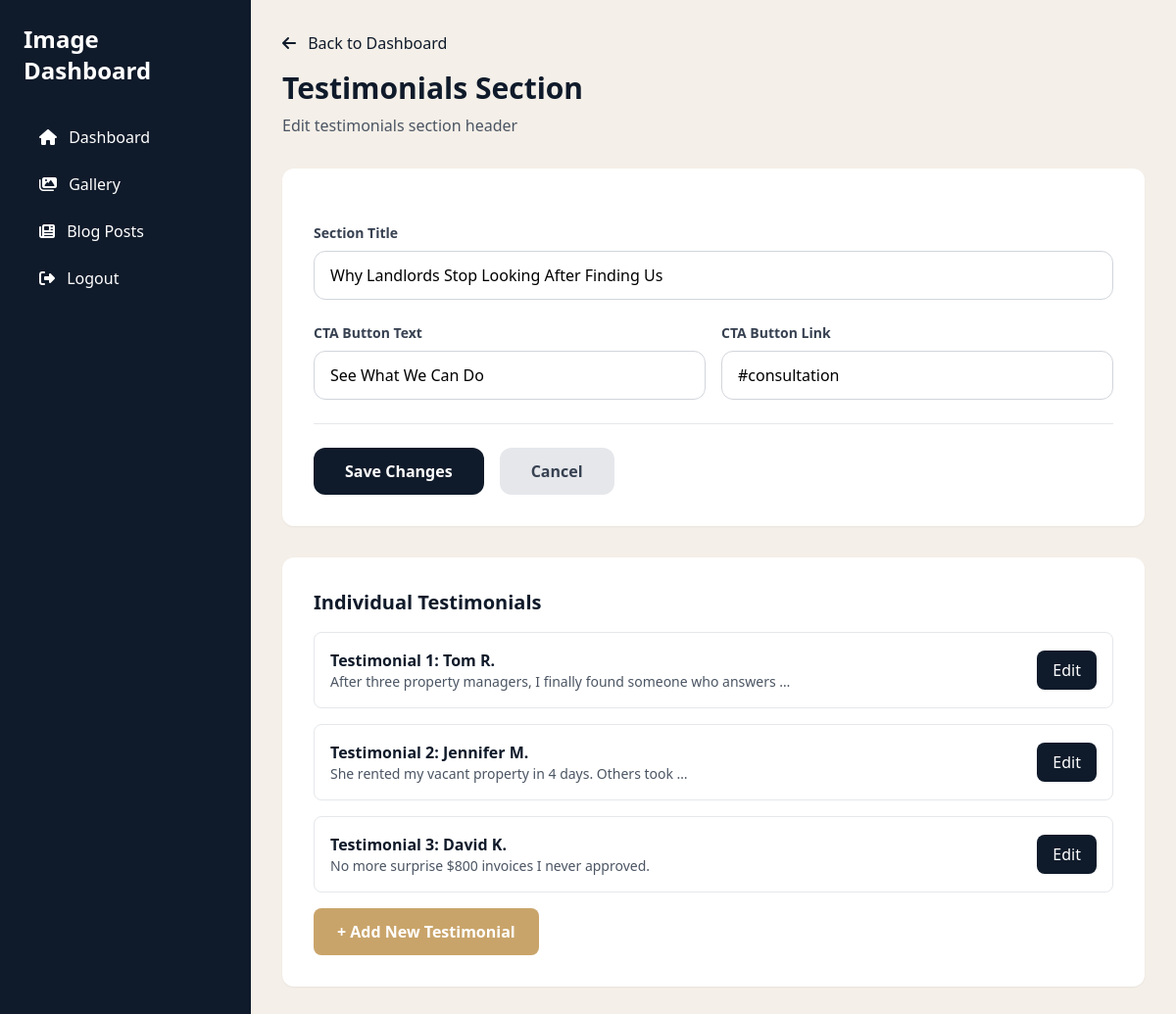
Page /dashboard/testimonials/ (signed in) on the earlier database version.
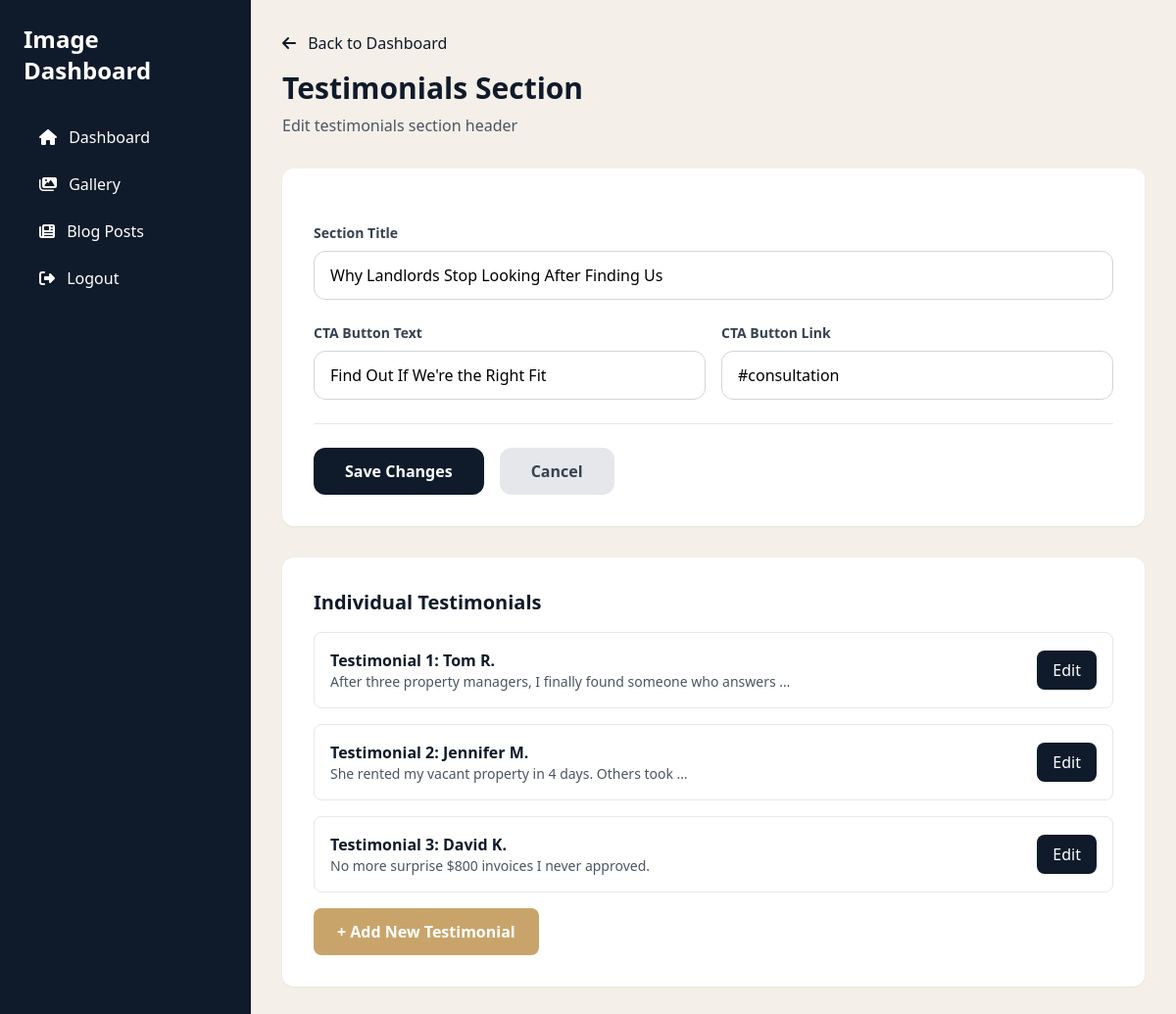
Same page on the later database version.
### myApp/models.py (models this page shows, shortened)
class TestimonialsSection(models.Model):
    title = models.CharField(max_length=200, default="Why Landlords Stop Looking After Finding Us")
    cta_text = models.CharField(max_length=100, default="Find Out If We're the Right Fit")
    cta_link = models.CharField(max_length=200, default="#consultation")
    updated_at = models.DateTimeField(auto_now=True)
    class Meta:
        verbose_name = "Testimonials Section"
        verbose_name_plural = "Testimonials Section"
    @classmethod
    def get_instance(cls):
        obj, created = cls.objects.get_or_create(pk=1)
        return obj

### myApp/dashboard_views.py (the view)
# urls.py: path('testimonials/', dashboard_views.testimonials_edit, name='testimonials_edit'),
@login_required
def testimonials_edit(request):
    testimonials_section = TestimonialsSection.get_instance()
    testimonials = Testimonial.objects.all().order_by('testimonial_number')
    if request.method == 'POST':
        testimonials_section.title = request.POST.get('title', '')
        testimonials_section.cta_text = request.POST.get('cta_text', 'See What We Can Do')
        testimonials_section.cta_link = request.POST.get('cta_link', '#consultation')
        testimonials_section.save()
        return redirect('dashboard:index')
    return render(request, 'myApp/dashboard/testimonials_edit.html', {
        'testimonials_section': testimonials_section,
        'testimonials': testimonials
    })

### myApp/templates/myApp/dashboard/testimonials_edit.html (shortened to what this page needs)
{% extends "myApp/dashboard/base.html" %}
{% load static %}
{% block content %}
<div class="mb-8">
    <a href="{% url 'dashboard:index' %}" class="text-navy hover:underline mb-4 inline-block">
        <i class="fas fa-arrow-left mr-2"></i> Back to Dashboard
    </a>
    <h2 class="text-3xl font-bold text-navy mb-2">Testimonials Section</h2>
    <p class="text-gray-600">Edit testimonials section header</p>
</div>
<form method="post" class="bg-white rounded-xl shadow-sm p-8 space-y-6">
    <div>
        <label class="block text-sm font-semibold text-gray-700 mb-2">Section Title</label>
        <input type="text" name="title" value="{{ testimonials_section.title|default:'' }}"
               placeholder="Why Landlords Stop Looking After Finding Us"
               class="w-full px-4 py-3 border border-gray-300 rounded-xl focus:border-navy focus:outline-none focus:ring-2 focus:ring-navy/20">
    </div>
    <div class="grid grid-cols-2 gap-4">
        <div>
            <label class="block text-sm font-semibold text-gray-700 mb-2">CTA Button Text</label>
            <input type="text" name="cta_text" value="{{ testimonials_section.cta_text|default:'See What We Can Do' }}"
                   class="w-full px-4 py-3 border border-gray-300 rounded-xl focus:border-navy focus:outline-none focus:ring-2 focus:ring-navy/20">
        </div>
        <div>
            <label class="block text-sm font-semibold text-gray-700 mb-2">CTA Button Link</label>
            <input type="text" name="cta_link" value="{{ testimonials_section.cta_link|default:'#consultation' }}"
                   class="w-full px-4 py-3 border border-gray-300 rounded-xl focus:border-navy focus:outline-none focus:ring-2 focus:ring-navy/20">
        </div>
    </div>
    <div class="flex gap-4 pt-6 border-t">
        <button type="submit" class="bg-navy text-white px-8 py-3 rounded-xl font-semibold hover:bg-navy/90 transition">
            Save Changes
        </button>
        <a href="{% url 'dashboard:index' %}" class="bg-gray-200 text-gray-700 px-8 py-3 rounded-xl font-semibold hover:bg-gray-300 transition">
            Cancel
        </a>
    </div>
</form>
<div class="mt-8 bg-white rounded-xl shadow-sm p-8">
    <h3 class="text-xl font-semibold text-navy mb-4">Individual Testimonials</h3>
    <div class="space-y-4">
        {% for testimonial in testimonials %}
        <div class="border border-gray-200 rounded-lg p-4 flex items-center justify-between">
            <div>
                <p class="font-semibold text-navy">Testimonial {{ testimonial.testimonial_number }}: {{ testimonial.author_name|default:"Untitled" }}</p>
                <p class="text-sm text-gray-600">{{ testimonial.quote_short|truncatewords:10|default:"No quote" }}</p>
            </div>
            <a href="{% url 'dashboard:testimonial_edit' testimonial.id %}" class="bg-navy text-white px-4 py-2 rounded-lg hover:bg-navy/90 transition">
                Edit
            </a>
        </div>
        {% empty %}
        <p class="text-gray-600">No testimonials yet. <a href="{% url 'dashboard:testimonial_new' %}" class="text-navy hover:underline">Create one</a></p>
        {% endfor %}
        <a href="{% url 'dashboard:testimonial_new' %}" class="inline-block bg-gold text-white px-6 py-3 rounded-lg font-semibold hover:bg-gold/90 transition">
            + Add New Testimonial
        </a>
    </div>
</div>
{% endblock %}

Differences in the rows shown:
changed TestimonialsSection "Why Landlords Stop Looking After Finding Us": cta_text "See What We Can Do" → "Find Out If We're the Right Fit"
